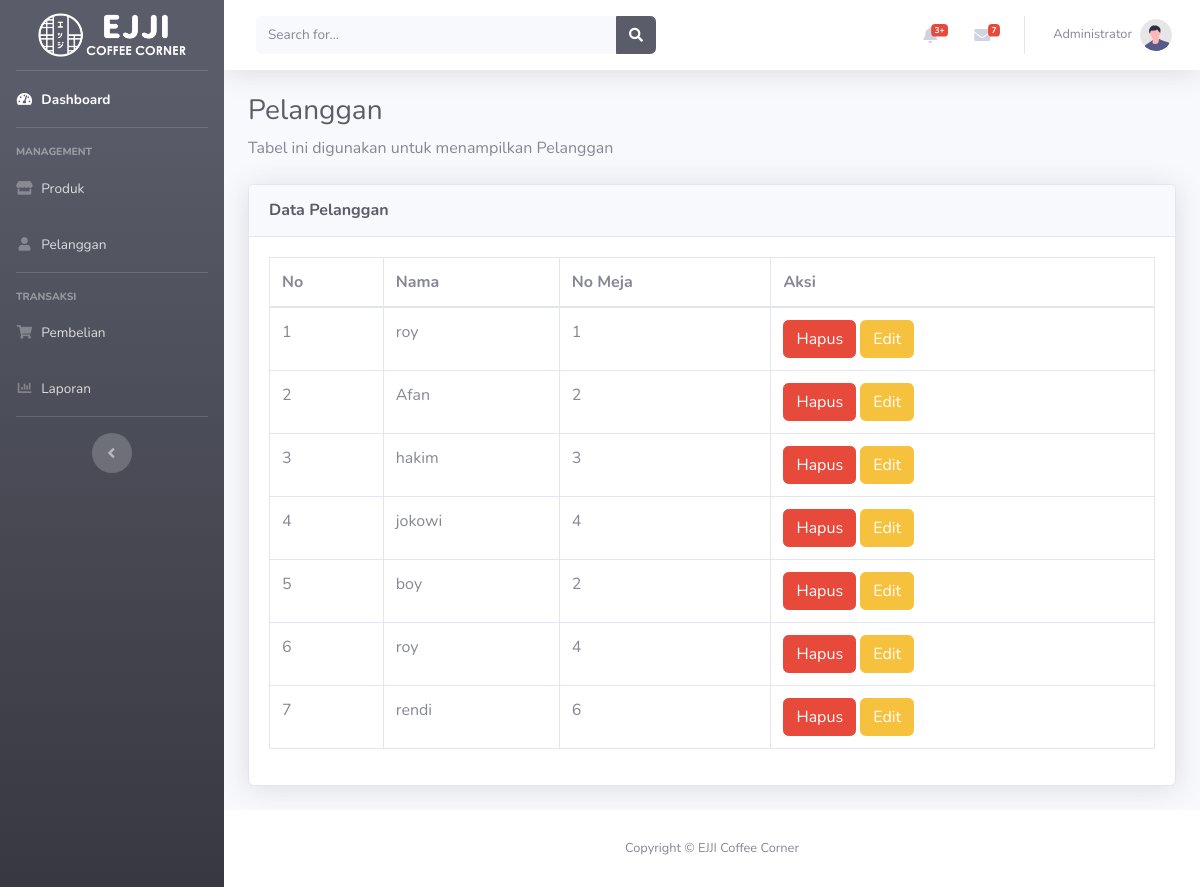
The app's page /admin/index.php?halaman=pelanggan (signed in) with its own data.
### tables this page shows
CREATE TABLE `pelanggan` (
  `id_pelanggan` int(11) NOT NULL,
  `nama_pelanggan` varchar(100) NOT NULL,
  `meja_pelanggan` int(11) NOT NULL
);

### admin/pelanggan.php (the view, shortened to what this page needs)
<!DOCTYPE html>
<html lang="en">
<head>
    <link href="vendor/fontawesome-free/css/all.min.css" rel="stylesheet" type="text/css">
    <link href="css/sb-admin-2.min.css" rel="stylesheet">
    <link href="vendor/datatables/dataTables.bootstrap4.min.css" rel="stylesheet">
</head>
<body id="page-top">
    <div id="wrapper">
        <div id="content-wrapper" class="d-flex flex-column">
            <div id="content">
                <div class="container-fluid">
                    <h1 class="h3 mb-2 text-gray-800">Pelanggan</h1>
                    <p class="mb-4">Tabel ini digunakan untuk menampilkan Pelanggan </p>
                    <div class="card shadow mb-4">
                        <div class="card-header py-3">
                            <h6 class="m-0 font-weight-bold text-dark">Data Pelanggan </h6>
                        </div>
                        <div class="card-body">
                            <div class="table-responsive">
                                <table class="table table-bordered" id="dataTable" width="100%" cellspacing="0">
                                <thead>
            <tr>
                <th>No</th>
                <th>Nama</th>
                <th>No Meja</th>
                <th>Aksi</th>
            </tr>
        </thead>
        <tbody>
    <?php $nomor = 1; ?>
    <?php $query = $koneksi->query("SELECT * FROM pelanggan"); ?>
    <?php while ($data = $query->fetch_assoc()) { ?>
        <tr data-id="<?php echo $data['id_pelanggan']; ?>">
            <td><?php echo $nomor++; ?></td>
            <td><?php echo $data['nama_pelanggan']; ?></td>
            <td><?php echo $data['meja_pelanggan']; ?></td>
            <td>
            <a href="hapuspelanggan.php?id=<?php echo $data['id_pelanggan']; ?>" class="btn btn-danger btn-hapus">Hapus</a>
                                                    <a href="index.php?halaman=editpelanggan&id=<?php echo $data['id_pelanggan']; ?>" class="btn btn-warning btn-edit">Edit</a>
            </td>
        </tr>
    <?php } ?>
</tbody>
                                </table>
                            </div>
                        </div>
                    </div>
                </div>
            </div>
        </div>
    </div>
</body>
</html>

### admin/index.php (shortened to what this page needs)
<?php
include 'koneksi.php';
?>
<!DOCTYPE html>
<html lang="en">
<head>
    <link href="vendor/fontawesome-free/css/all.min.css" rel="stylesheet" type="text/css">
    <link href="css/sb-admin-2.min.css" rel="stylesheet">
</head>
<body id="page-top">
    <div id="wrapper">
        <ul class="navbar-nav bg-gradient-dark sidebar sidebar-dark accordion" id="accordionSidebar">
            <a class="sidebar-brand d-flex align-items-center justify-content-center" href="index.php">
    <div class="sidebar-brand-icon">
        <img src="assets/img/logo.png" alt="Brand Logo" style="max-width: 80%; max-height: 80%; margin: auto;">
    </div>
</a>
            <hr class="sidebar-divider my-0">
            <li class="nav-item active">
                <a class="nav-link" href="index.php">
                    <i class="fas fa-fw fa-tachometer-alt"></i>
                    <span>Dashboard</span></a>
            </li>
            <hr class="sidebar-divider">
            <div class="sidebar-heading">
                Management
            </div>
<li class="nav-item">
    <a class="nav-link" href="index.php?halaman=produk">
        <i class="fas fa-fw fa-store"></i>
        <span>Produk</span>
    </a>
</li>
<li class="nav-item">
    <a class="nav-link" href="index.php?halaman=pelanggan">
        <i class="fas fa-fw fa-user"></i>
        <span>Pelanggan</span>
    </a>
</li>
            <hr class="sidebar-divider">
            <div class="sidebar-heading">
                Transaksi
            </div>
<li class="nav-item">
    <a class="nav-link" href="index.php?halaman=pembelian">
        <i class="fas fa-fw fa-shopping-cart"></i>
        <span>Pembelian</span>
    </a>
</li>
<li class="nav-item">
    <a class="nav-link" href="index.php?halaman=laporan_pembelian">
        <i class="fas fa-fw fa-chart-bar"></i>
        <span>Laporan</span>
    </a>
</li>
            <hr class="sidebar-divider d-none d-md-block">
            <div class="text-center d-none d-md-inline">
                <button class="rounded-circle border-0" id="sidebarToggle"></button>
            </div>
        </ul>
         <div id="content-wrapper" class="d-flex flex-column">
<div id="content">
    <nav class="navbar navbar-expand navbar-light bg-white topbar mb-4 static-top shadow">
        <form
            class="d-none d-sm-inline-block form-inline mr-auto ml-md-3 my-2 my-md-0 mw-100 navbar-search">
            <div class="input-group">
                <input type="text" class="form-control bg-light border-0 small" placeholder="Search for..."
                    aria-label="Search" aria-describedby="basic-addon2">
                <div class="input-group-append">
                    <button class="btn btn-dark" type="button">
                        <i class="fas fa-search fa-sm"></i>
                    </button>
                </div>
            </div>
        </form>
        <ul class="navbar-nav ml-auto">
            <li class="nav-item dropdown no-arrow mx-1">
                <a class="nav-link dropdown-toggle" href="#" id="alertsDropdown" role="button"
                    data-toggle="dropdown" aria-haspopup="true" aria-expanded="false">
                    <i class="fas fa-bell fa-fw"></i>
                    <span class="badge badge-danger badge-counter">3+</span>
                </a>
            </li>
            <li class="nav-item dropdown no-arrow mx-1">
                <a class="nav-link dropdown-toggle" href="#" id="messagesDropdown" role="button"
                    data-toggle="dropdown" aria-haspopup="true" aria-expanded="false">
                    <i class="fas fa-envelope fa-fw"></i>
                    <span class="badge badge-danger badge-counter">7</span>
                </a>
            </li>
            <li class="nav-item dropdown no-arrow">
                <a class="nav-link dropdown-toggle" href="#" id="userDropdown" role="button"
                    data-toggle="dropdown" aria-haspopup="true" aria-expanded="false">
                    <span class="mr-2 d-none d-lg-inline text-gray-600 small">Administrator</span>
                    <img class="img-profile rounded-circle"
                        src="img/undraw_profile.svg">
                </a>
            </li>
        </ul>
    </nav>
        <?php
                if (isset($_GET['halaman']))
                {
                    if($_GET['halaman']=="produk")
                    {
                        include 'produk.php';
                        include 'footer.php';
                    }
                    elseif($_GET['halaman']=="pembelian")
                    {
                        include 'pembelian.php';
                        include 'footer.php';
                    }
                    elseif($_GET['halaman']=="pelanggan")
                    {
                        include 'pelanggan.php';
                        include 'footer.php';
                    }
                    elseif($_GET['halaman']=="logout")
                    {
                        include 'logout.php';
                        include 'footer.php';
                    }
                    elseif($_GET['halaman']=="detail")
                    {
                        include 'detail.php';
                        include 'footer.php';
                    }
                    elseif($_GET['halaman']=="tambahproduk")
                    {
                        include 'tambahproduk.php';
                        include 'footer.php';
                    }
                    elseif($_GET['halaman']=="hapusproduk")
                    {
                        include 'hapusproduk.php';
                        include 'footer.php';
                    }
                    elseif($_GET['halaman']=="ubahproduk")
                    {
                        include 'ubahproduk.php';
                        include 'footer.php';
                    }
                    elseif($_GET['halaman']=="logout")
                    {
                        include 'logout.php';
                        include 'footer.php';
                    }
                    elseif($_GET['halaman']=="pembayaran")
                    {
                        include 'pembayaran.php';
                        include 'footer.php';
                    }
                    elseif($_GET['halaman']=="laporan_pembelian")
                    {
                        include 'laporan_pembelian.php';
                        include 'footer.php';
                    }
                    elseif($_GET['halaman']=="editpelanggan")
                    {
                        include 'editpelanggan.php';
                        include 'footer.php';
                    }
                }
                else
                {
                    include 'home.php';
                }
                ?>
        </div>
    </div>
</body>
</html>

### admin/footer.php
<footer class="sticky-footer bg-white">
                <div class="container my-auto">
                    <div class="copyright text-center my-auto">
                        <span>Copyright &copy; EJJI Coffee Corner</span>
                    </div>
                </div>
            </footer>

### records on screen
pelanggan: nama_pelanggan "roy", meja_pelanggan "1"
pelanggan: nama_pelanggan "Afan", meja_pelanggan "2"
pelanggan: nama_pelanggan "hakim", meja_pelanggan "3"
pelanggan: nama_pelanggan "jokowi", meja_pelanggan "4"
pelanggan: nama_pelanggan "boy", meja_pelanggan "2"
pelanggan: nama_pelanggan "roy", meja_pelanggan "4"
pelanggan: nama_pelanggan "rendi", meja_pelanggan "6"
